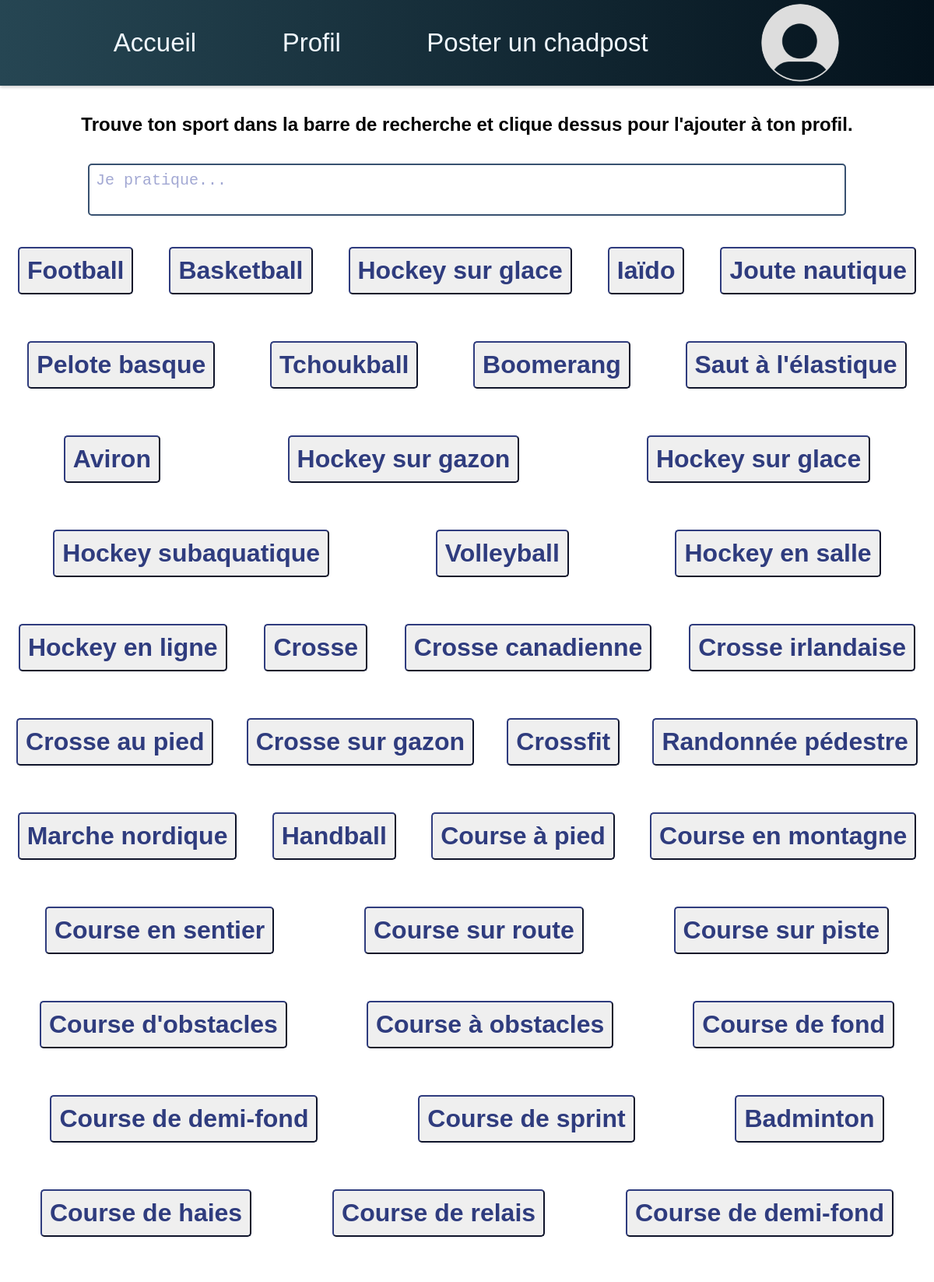
The page /ajouter_sport.php (signed in, upper part) on the database its author committed.
### tables this page shows
CREATE TABLE `sport` (
  `id_sport` varchar(50) NOT NULL,
  `nom` varchar(50) DEFAULT NULL
);

### ajouter_sport.php (the view, shortened to what this page needs)
<!DOCTYPE html>
<head>
    <link href="style.css" rel="stylesheet">
</head>
<body>
    <?php require_once(__DIR__ . '/include/header.php'); ?>
<?php
$stmt = $mysqlClient->prepare("SELECT * FROM sport");
$stmt->execute();
$sports = $stmt->fetchAll(PDO::FETCH_ASSOC);
?>
<!DOCTYPE html>
<head>
    <link href="style.css" rel="stylesheet">
</head>
<body>
    <?php require_once(__DIR__ . '/include/header.php'); ?>
    <center>
        <br><br>
        <h2>Trouve ton sport dans la barre de recherche et clique dessus pour l'ajouter à ton profil.</h2>
        <br><br>
        <div class="input-container">
            <label class="animated-label">Je pratique...</label>
            <input type="text" id="search">
        </div>
        <div id="sports">
            <?php foreach ($sports as $sport): ?>
                <div class="ajout_de_sport">
                <form method="post" action="ajouter_sport.php" class="sport-form">
                    <button type="submit" class="sport" data-id="<?php echo $sport['id_sport']; ?>">
                        <?php echo $sport['nom']; ?>
                    </button>
                </form>
                </div>
            <?php endforeach; ?>
        </div>
    </center>
</body>

### style.css (style rules this page uses)
* { margin: 0; padding: 0; }
body { font-family: Arial, sans-serif; margin: 0; padding: 0; box-sizing: border-box; }
.input-container { position: relative; margin-bottom: 20px; }
input[type='text'],input[type='number'] { width: 80%; padding: 30px 0px 10px 10px; font-size: 20px; border: 2px solid #385170; border-radius: 5px; font-family: Monospace; color:#00204a; }
.animated-label { position: absolute; padding-left: 10px; top: 10px; transition: all 0.3s ease-in-out; font-size: 20px; color: #a2a8d3; font-family: Courier; -moz-user-select: none; -webkit-user-select: none; -ms-user-select: none; user-select: none; }
button[type='submit'] { padding: 10px; border-color: #2F3C7E; border-radius: 5px; color:#2F3C7E; font-weight: bold; font-size: xx-large; margin: 20px 0px 10px 0px }
#sports { display: flex; justify-content: space-around; flex-wrap: wrap; }
.ajout_de_sport { margin: 0px 20px 30px 20px; }

### rows shown on the page
sport: nom "Football"
sport: nom "Basketball"
sport: nom "Hockey sur glace"
sport: nom "Iaïdo"
sport: nom "Joute nautique"
sport: nom "Pelote basque"
sport: nom "Tchoukball"
sport: nom "Boomerang"
sport: nom "Saut à l'élastique"
sport: nom "Aviron"
sport: nom "Hockey sur gazon"
sport: nom "Hockey sur glace"
sport: nom "Hockey subaquatique"
sport: nom "Volleyball"
sport: nom "Hockey en salle"
sport: nom "Hockey en ligne"
sport: nom "Crosse"
sport: nom "Crosse canadienne"
sport: nom "Crosse irlandaise"
sport: nom "Crosse au pied"
sport: nom "Crosse sur gazon"
sport: nom "Crossfit"
sport: nom "Randonnée pédestre"
sport: nom "Marche nordique"
sport: nom "Handball"
sport: nom "Course à pied"
sport: nom "Course en montagne"
sport: nom "Course en sentier"
sport: nom "Course sur route"
sport: nom "Course sur piste"
sport: nom "Course d'obstacles"
sport: nom "Course à obstacles"
sport: nom "Course de fond"
sport: nom "Course de demi-fond"
sport: nom "Course de sprint"
sport: nom "Badminton"
sport: nom "Course de haies"
sport: nom "Course de relais"
sport: nom "Course de demi-fond"
